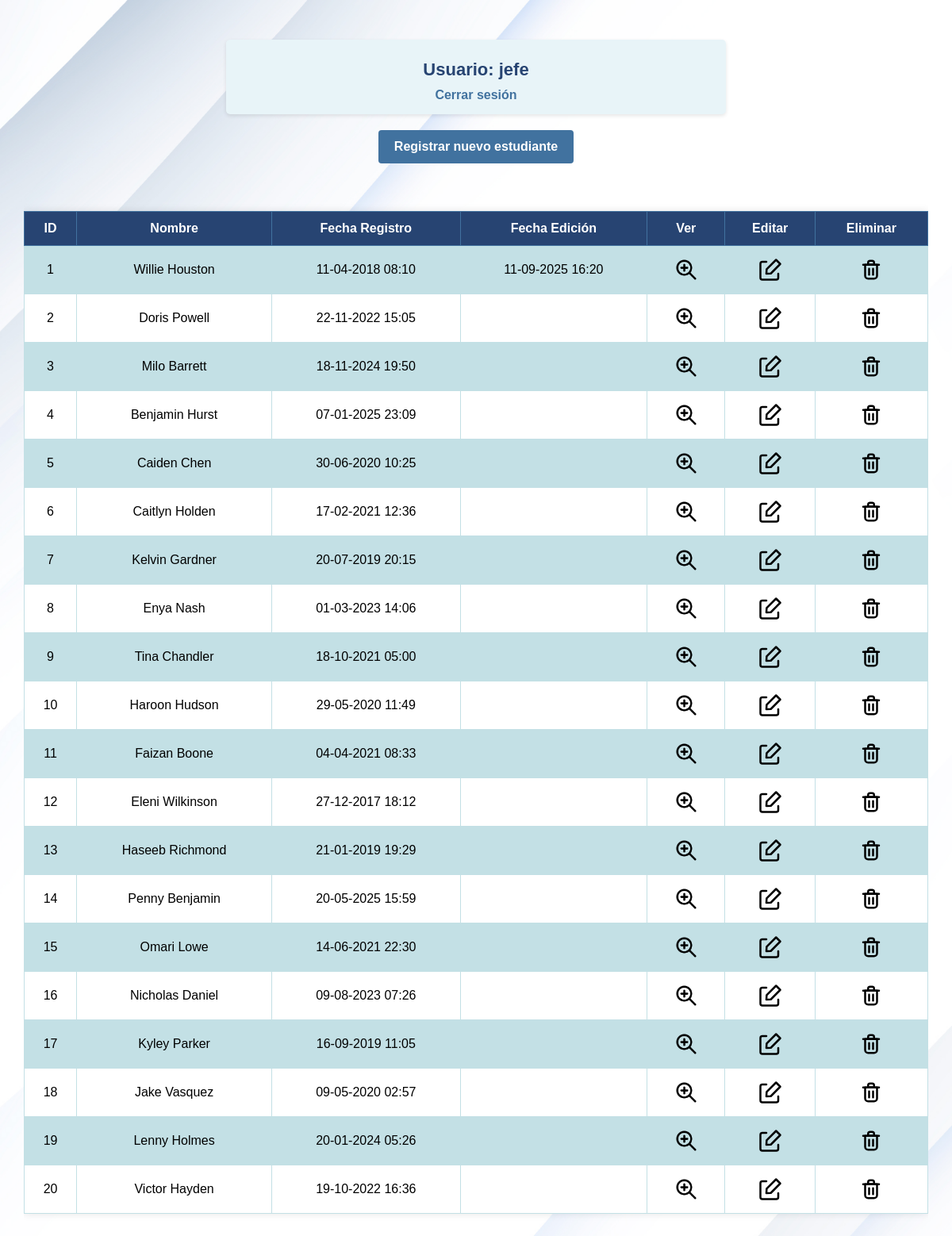
/students.php (signed in), run on the app's committed database.
### tables this page shows
CREATE TABLE `student` (
  `id_students` int(11) NOT NULL AUTO_INCREMENT,
  `nombre` varchar(50) NOT NULL,
  `id_sexo` int(11) DEFAULT NULL,
  `especifique` varchar(255) DEFAULT '',
  `edad` int(3) NOT NULL,
  `nacimiento` date NOT NULL,
  `id_paises` int(11) DEFAULT NULL,
  `telefono` varchar(14) NOT NULL,
  `correo` varchar(50) NOT NULL,
  `domicilio` varchar(255) NOT NULL,
  `foto` varchar(255) NOT NULL,
  `lista` varchar(255) NOT NULL,
  `excel` varchar(255) NOT NULL,
  `fecha_acceso` timestamp NULL DEFAULT current_timestamp(),
  `fecha_registro` timestamp NOT NULL DEFAULT current_timestamp(),
  `id_usuario_registro` int(11) DEFAULT NULL,
  `fecha_edicion` timestamp NULL DEFAULT NULL,
  `id_usuario_editor` int(11) DEFAULT NULL,
  `visible` int(11) NOT NULL DEFAULT 1,
  `fecha_borrado` timestamp NOT NULL DEFAULT current_timestamp(),
  `id_usuario_borrador` int(11) DEFAULT NULL,
  PRIMARY KEY (`id_students`),
  KEY `id_paises` (`id_paises`),
  KEY `id_sexo` (`id_sexo`),
  CONSTRAINT `student_ibfk_1` FOREIGN KEY (`id_paises`) REFERENCES `paises` (`id_paises`) ON DELETE CASCADE ON UPDATE CASCADE,
  CONSTRAINT `student_ibfk_2` FOREIGN KEY (`id_sexo`) REFERENCES `sexo` (`id_sexo`) ON DELETE CASCADE ON UPDATE CASCADE
);

### students.php (the view, shortened to what this page needs)
<?php
require_once 'conn.php';
$conn = new mysqli($servername, $username, $db_password, $dbname, $port);
$conn->set_charset("utf8mb4");
$sql = "
SELECT
  s.id_students   AS ID,
  s.nombre        AS Nombre,
  DATE_FORMAT(s.fecha_registro, '%d-%m-%Y %H:%i') AS Fecha_Registro,
  DATE_FORMAT(s.fecha_edicion, '%d-%m-%Y %H:%i') AS Fecha_Edicion
FROM student s
WHERE s.visible = 1
";
$result = $conn->query($sql);
if ($result->num_rows > 0) {
  echo "<div class='user-header'>";
  echo "<h2>Usuario: <strong>" . htmlspecialchars($_SESSION["usuario"]) . "</strong></h2>";
  echo "<a href='login.php?action=logout'>Cerrar sesión</a>";
  echo "</div>";
  echo "<div style='text-align: center;'>";
  echo "<a href='Registro.php' class='new-student-btn'>Registrar nuevo estudiante</a>";
  echo "</div>";
  echo "<div class='table-container'>";
  echo "<table class='students-table'>";
  echo "<tr>
        <th>ID</th>
        <th>Nombre</th>
        <th>Fecha Registro</th>
        <th>Fecha Edición</th>
        <th>Ver</th>
        <th>Editar</th>
        <th>Eliminar</th>
      </tr>";
  while ($row = $result->fetch_assoc()) {
    echo "<tr>";
    echo "<td>" . $row['ID'] . "</td>";
    echo "<td>" . htmlspecialchars($row['Nombre']) . "</td>";
    echo "<td>" . $row['Fecha_Registro'] . "</td>";
    echo "<td>" . ($row['Fecha_Edicion'] ? $row['Fecha_Edicion'] : '') . "</td>";
    echo "<td>
            <a href='student_information.php?id=" . $row['ID'] . "' class='btn-table'>
                <img src='./templates/magnifying.png' width='30' alt='Ver detalles' title='Ver detalles'>
            </a>
          </td>";
    echo "<td>
            <a href='editar_registro.php?id=" . $row['ID'] . "' class='btn-table'>
                <img src='./templates/edit.svg' width='30' alt='Editar registro' title='Editar registro'>
            </a>
          </td>";
    echo "<td>
            <a href='gestion.php?action=eliminar&id=" . $row['ID'] . "' class='btn-table' onclick='return confirm(\"¿Estás seguro de eliminar este registro?\")'>
                <img src='./templates/delete.svg' width='30' alt='Eliminar registro' title='Eliminar registro'>
            </a>
          </td>";
    echo "</tr>";
  }
  echo "</table>";
  echo "</div>";
}
?>
<!DOCTYPE html>
<html lang="es">
<head>
  <link rel="stylesheet" href="style.css" media="screen" />
</head>
<body>
</body>
</html>

### style.css (style rules this page uses)
body { font-family: Arial, sans-serif; margin: 10px; padding: 20px; background-image: url('templates/White.jpg'); background-size: cover; background-position: center; background-repeat: no-repeat; background-attachment: fixed; }
h2 { text-align: center; color: #000000; }
table { padding: 5px; font-family: arial, sans-serif; border: 1px solid #ddd; width: 100%; background-color: rgba(255, 255, 255, 0.9); border-collapse: collapse; margin: 20px 0; }
th { background-color: mediumspringgreen; border: 3px solid #e51919; text-align: center; padding: 8px; }
td { border: 3px solid #e51919; text-align: center; padding: 8px; }
tr { background-color: rgba(240, 240, 240, 0.9); }
tr:nth-child(even) { background-color: rgba(220, 220, 220, 0.9); }
a { background-color: transparent; text-decoration: none; }
h2 { background-color: rgba(0, 0, 0, 0); padding: 10px; border-radius: 5px; text-align: center; }
.btn-table { background-color: transparent; padding: 1px; border-radius: 3px; text-decoration: none; color: #000; }
.user-header { max-width: 600px; margin: 20px auto; text-align: center; padding: 20px; margin-bottom: 20px; background-color: transparent; }
.user-header h2 { color: #000; font-size: 22px; margin: 0; }
.user-header a { color: #337ab7; text-decoration: none; }
.new-student-btn { background-color: #4CAF50; color: white; padding: 10px 15px; text-decoration: none; border-radius: 4px; display: inline-block; margin-bottom: 20px; }
.table-container { overflow-x: auto; margin: 20px 0; }
.students-table { width: 100%; border-collapse: collapse; font-family: Arial, sans-serif; box-shadow: 0 0 10px rgba(0, 0, 0, 0.1); }
.students-table th { background-color: #274472; color: white; padding: 12px; text-align: center; font-weight: bold; border: 1px solid #41729f; }
.students-table td { padding: 10px; text-align: center; border: 1px solid #c3e0e5; }
.students-table tr:nth-child(even) { background-color: #c3e0e5; }
.students-table tr:nth-child(odd) { background-color: #ffffff; }
.students-table a { color: #274472; text-decoration: none; transition: color 0.3s; }
.user-header { text-align: center; padding: 15px; margin-bottom: 20px; background-color: #c3e0e5; border-radius: 5px; box-shadow: 0 2px 5px rgba(0, 0, 0, 0.1); }
.user-header h2 { color: #274472; font-size: 22px; margin: 0 0 10px 0; }
.user-header a { color: #41729f; text-decoration: none; font-weight: bold; }
.new-student-btn { background-color: #41729f; color: white; padding: 12px 20px; text-decoration: none; border-radius: 4px; display: inline-block; margin-bottom: 20px; font-weight: bold; transition: background-color 0.3s; }
.students-table .btn-table { display: inline-block; padding: 5px; border-radius: 4px; transition: background-color 0.3s; }
.students-table .btn-table img { vertical-align: middle; }
.user-header { text-align: center; padding: 15px; margin-bottom: 20px; background-color: #e8f4f8; border-radius: 5px; box-shadow: 0 2px 5px rgba(0, 0, 0, 0.1); }
.user-header h2 { color: #274472; font-size: 22px; margin: 0; font-weight: bold; }

### data on the page
student: id_students "1", nombre "Willie Houston", Fecha_Registro "11-04-2018 08:10", Fecha_Edicion "11-09-2025 16:20"
student: id_students "2", nombre "Doris Powell", Fecha_Registro "22-11-2022 15:05"
student: id_students "3", nombre "Milo Barrett", Fecha_Registro "18-11-2024 19:50"
student: id_students "4", nombre "Benjamin Hurst", Fecha_Registro "07-01-2025 23:09"
student: id_students "5", nombre "Caiden Chen", Fecha_Registro "30-06-2020 10:25"
student: id_students "6", nombre "Caitlyn Holden", Fecha_Registro "17-02-2021 12:36"
student: id_students "7", nombre "Kelvin Gardner", Fecha_Registro "20-07-2019 20:15"
student: id_students "8", nombre "Enya Nash", Fecha_Registro "01-03-2023 14:06"
student: id_students "9", nombre "Tina Chandler", Fecha_Registro "18-10-2021 05:00"
student: id_students "10", nombre "Haroon Hudson", Fecha_Registro "29-05-2020 11:49"
student: id_students "11", nombre "Faizan Boone", Fecha_Registro "04-04-2021 08:33"
student: id_students "12", nombre "Eleni Wilkinson", Fecha_Registro "27-12-2017 18:12"
student: id_students "13", nombre "Haseeb Richmond", Fecha_Registro "21-01-2019 19:29"
student: id_students "14", nombre "Penny Benjamin", Fecha_Registro "20-05-2025 15:59"
student: id_students "15", nombre "Omari Lowe", Fecha_Registro "14-06-2021 22:30"
student: id_students "16", nombre "Nicholas Daniel", Fecha_Registro "09-08-2023 07:26"
student: id_students "17", nombre "Kyley Parker", Fecha_Registro "16-09-2019 11:05"
student: id_students "18", nombre "Jake Vasquez", Fecha_Registro "09-05-2020 02:57"
student: id_students "19", nombre "Lenny Holmes", Fecha_Registro "20-01-2024 05:26"
student: id_students "20", nombre "Victor Hayden", Fecha_Registro "19-10-2022 16:36"

### other printed values
$_SESSION["usuario"] "jefe"
